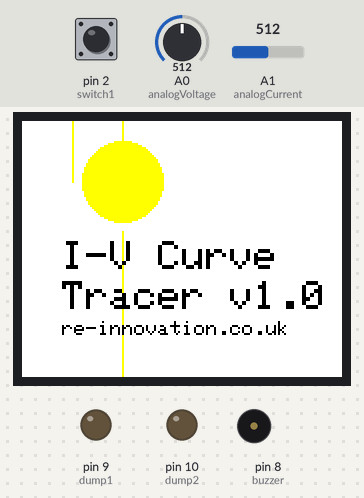
Simulated run of this sketch. Board: Arduino Uno, built with avr-gcc and run on an emulated ATmega328P. On the bench: 160×128 colour display, output pins drawn as LEDs (lit = HIGH), buzzer (waves = sounding, pin HIGH). Inputs (shaded band) come from the test bench; at power-on: pin 2 (switch1) LOW, A1 (analogCurrent) = 512, A0 (analogVoltage) = 512. EEPROM starts erased; what the sketch prints to the serial monitor is not drawn.

Above: at 1.2 s.
1.3 s: pin 2 (switch1) pulled HIGH for 0.15 s
At 1.53 s:
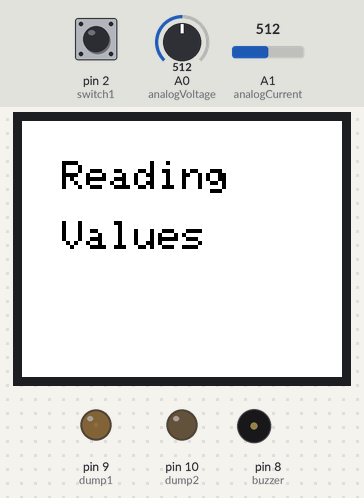
5.0 s: A1 (analogCurrent) set to 650
8.0 s: A0 (analogVoltage) set to 650
At 8.8 s:
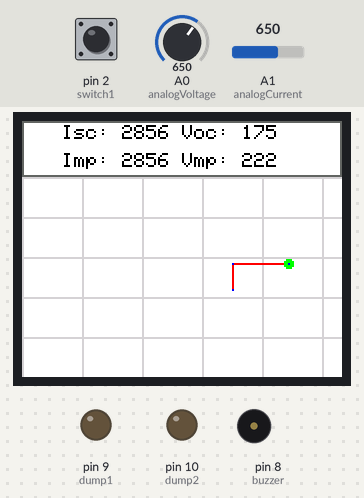
9.9 s: pin 2 (switch1) pulled HIGH for 1 s
At 10.73 s:
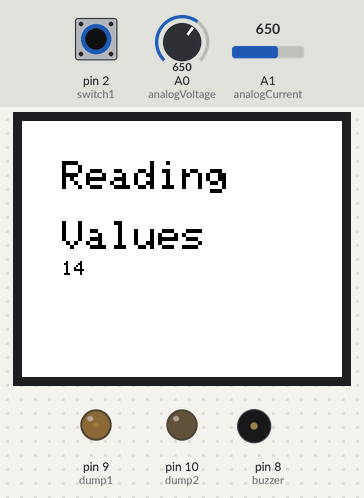
11.5 s: A1 (analogCurrent) set to 630
14.5 s: A0 (analogVoltage) set to 630
At 17.6 s:
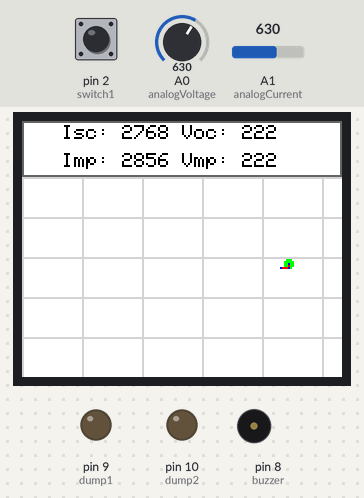
Timing chart, 0 to 18.5 s (numbered marks = the images above; inputs shaded):
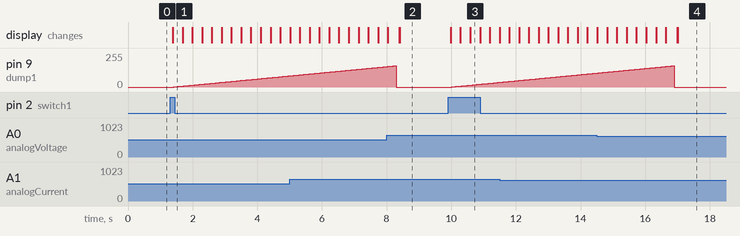

The sketch:

PV_IV_Tracer_v5.ino
```cpp
/*

 Photovoltaic Current-Voltage Tracer (PV I-V Tracer)

 This is the code to produce a solar PV current-voltage curve tracer.
 This is based upon the Pedalog v2 PCB (from www.re-innovation.co.uk). This is based upon the arduino
 but with current and voltage monitoring along with dual MOSFET drivers.

 It displays data using an iTEAD TFT LCD screen
 (Example code: http://www.re-innovation.co.uk/web12/index.php/en/blog-75/269-tft-lcd-display)

 Voltage is read using a potential divider.
 Current is read using an AD211 high side current monitor with a shunt resistor.

 The load are two MOSFETs, which are short circuited and controlled via PWM.

 The connections are as follows:
 Arduino:
 D0        Serial
 D1        Serial
 D2        Switch 1
 D3        TFT  RESET
 D4        Switch 2
 D5        TFT  RS
 D6        TFT  Chip Select (CS)
 D7
 D8        Buzzer output
 D9        MOSFET DUMP 1  (PWM)
 D10       MOSFET DUMP 2  (PWM)
 D11       TFT  SDA  Serial Data
 D12
 D13       TFT  SCLK  Serial Clock

 A0          Voltage input (via 680k/100k potential divider)
 A1          Current input (via AD8211 high side monitor and 0.05 ohm current shunt resistor)
 A2
 A3
 A4
 A5

 Created on 9/10/13
 by Matt Little
 matt@re-innovation.co.uk
 www.re-innovation.co.uk
 This code is open source and public domain.

 Modified:
 9/10/13   Matt Little  Initial code - prove LCD and FET work
 28/10/13  Matt Little  Added code to draw a graph.
 29/10/13  Matt Little  Changed code structure to be a state machine
 29/10/13  Matt Little  Draws IV curve
 29/10/13  Matt Little  Convert data into REAL values
 29/10/13  Matt Little  Added Grid to output
 29/10/13  Matt Little  Added Imp, Vmp and highlight point


 To Do:
 Convert V and I readings into actual values - Use a Vref external?
 Include start-up screen
 Have option of adding additional graphs to overwrite
 Serial output for display/storage
 Have a fill-bar to show data is being taken

 */

#include <TFT.h>  // Arduino LCD library
#include <SPI.h>
#include <EEPROM.h>        // For writing values to the EEPROM
#include <avr/eeprom.h>    // For writing values to EEPROM

// pin definition for the TFT LCD
#define cs   6
#define dc   5
#define rst  3
#define analogCurrent A1  // I read in on A1
#define analogVoltage A0  // V read in on A0
#define fan 4     // Fan control transistor is on pin 4
#define buzzer 8  // Buzzer attached to D8
#define dump1 9   // Analog output pin that the DUMP LOAD 1 is attached to via FET (PWM)
#define dump2 10  // Analog output pin that the DUMP LOAD 2 is attached to via FET (PWM)
#define switch1 2  // An input switch
#define switch2 4  // An input switch

TFT TFTscreen = TFT(cs, dc, rst);

// position of the line on screen
//int xPos = 0;

int TFTscreenX = 160;
int TFTscreenY = 128;

//int i = 0;        // An int to ramp up the FET PWM
//int counter = 0;  //  A counter to slow down the ramp up of the FET PWM

int dataPointCounter = 0;  // This counts through the 255 data points taken

int programState = 0;  // The program works like a state machine. This holds the state.

int buttonState;             // the current reading from the input pin
int lastButtonState = LOW;   // the previous reading from the input pin
int switchReading = LOW;
// the following variables are long's because the time, measured in miliseconds,
// will quickly become a bigger number than can be stored in an int.
long lastDebounceTime = 0;  // the last time the output pin was toggled
long debounceDelay = 50;    // the debounce time; increase if the output flickers

unsigned long voltageSensor = 0;  // Holds the voltage data - used for an average, hence needs to be long
unsigned long currentSensor = 0;  // Holds the current data
unsigned long Voc = 0;  // These hold the important data points
unsigned long Isc = 0;
unsigned long Vmp = 0;
unsigned long Imp = 0;
unsigned long Pmax = 0;  // This is used to calculate the MPP
int dataPmax = 0;  // This stores the EEPROM value where the MPP is stored

unsigned long Vdata1 = 0;  // Thes are used for drawing the IV curve
unsigned long Vdata2 = 0;
unsigned long Idata1 = 0;
unsigned long Idata2 = 0;

// Varibales for writing to EEPROM
int hiByte;      // These are used to store longer variables into EERPRPROM
int loByte;

// char array to print to the screen
char sensorPrintout[6];
// char array to print to the screen
char counterDisplay[6];

void setup(){
  // Set the dump laods as outputs and OFF
  pinMode(dump1, OUTPUT);
  pinMode(dump2, OUTPUT);
  digitalWrite(dump1,LOW);
  digitalWrite(dump2,LOW);

  pinMode(fan, OUTPUT);
  digitalWrite(fan,HIGH);
  pinMode(buzzer, OUTPUT);
  digitalWrite(buzzer,LOW);

  pinMode(switch1,INPUT);
  pinMode(switch2,INPUT);

  // initialize the serial port
  Serial.begin(9600);

  // initialize the display
  TFTscreen.begin();
  // Initialise the LCD with an image and text:
  // clear the screen with a pretty color
  TFTscreen.background(255,255,255);
  TFTscreen.stroke(255,255,0);  // Yellow
  TFTscreen.fill(255,255,0);  // Yellow
  TFTscreen.circle(50,30,20);
  TFTscreen.line(50,5,50,0);
  TFTscreen.line(25,30,25,0);
  TFTscreen.line(50,55,50,128);
  TFTscreen.line(50,30,50,0);
  TFTscreen.line(50,5,50,0);
  TFTscreen.line(50,5,50,0);
  TFTscreen.line(50,5,50,0);
  TFTscreen.line(50,5,50,0);
  TFTscreen.line(50,5,50,0);


  TFTscreen.stroke(0,0,0);  // Black
  TFTscreen.setTextSize(2);
  TFTscreen.text("I-V Curve",20,60);
  TFTscreen.text("Tracer v1.0",20,80);
  TFTscreen.setTextSize(1);
  TFTscreen.stroke(0,0,0);  // Black
  TFTscreen.text("re-innovation.co.uk",20,100);


}

void loop(){

  // This whole program works as a state machine
  // The state is initialised to 0 at switch on
  //
  // See www.re-innovation.co.uk for the full state diagram

  switch(programState)
  {
    case 0:
      // ******** Read Buttons *****************************
      // Check if start button (button 1 ) pressed
      // We need to debounce this input
      // Read the state of the switch:
      switchReading = digitalRead(switch1);
      // If the switch changed, due to noise or pressing:
      if (switchReading != lastButtonState)
      {
        // reset the debouncing timer
        lastDebounceTime = millis();
      }

      if ((millis() - lastDebounceTime) > debounceDelay)
      {
        // whatever the reading is at, it's been there for longer
        // than the debounce delay, so take it as the actual current state:

        // if the button state has changed:
        if (switchReading != buttonState)
        {
          buttonState = switchReading;
          // only toggle the LED if the new button state is HIGH
          if (buttonState == HIGH)
          {
            programState = 1;  // Move to the next state - start IV trace
            Serial.println("State 1");
          }
        }
      }
      // Store the previous state for next time
      lastButtonState = switchReading;
      break;

    case 1:
       Serial.println("State 1");
      // ******* Start of the VI test routine ******
      // First we reset the data point counter
      dataPointCounter = 0;

      //Blank the display
      TFTscreen.background(255,255,255);    // Clear the screen with white
      // Then lets write what we are doing to the screen
      // set the font color to something
      TFTscreen.stroke(0,0,0);
      // set the font size
      TFTscreen.setTextSize(2);
      // write the text to the top left corner of the screen
      TFTscreen.text("Reading",20,20);
      TFTscreen.text("Values",20,50);

      programState = 2;  // Move to the next state
      Serial.println("State 2");
      break;


    case 2:
       // ****** Sample Data *********
       // Reset the voltage and current readings, ready for the next sample
       voltageSensor = 0;
       currentSensor = 0;


       // Here we read in 10 samples of both V and I
       for(int i=0;i<9;i++)
       {
         //Here we take ten V and I samples
         voltageSensor += analogRead(analogVoltage);
         currentSensor += analogRead(analogCurrent);
         delay(1);   // Have a small delay
       }

       // We then take the average of the 10 samples
       voltageSensor = voltageSensor/10;
       currentSensor = currentSensor/10;


       // Convert the values into REAL V and I values using conversion factors
       // A reading of 1023 = 5V
       // Voltage measured by a potential divider 680k and 100k
       // So voltage conversion is (((reading/1024) * 5)/100)*780
       // Lets read in 100's milli volts so multiply by 10
       // Voltage (100's mV) = (reading * 5 * 780 * 10) / (1024*100)
       // Voltage (100's mV) = (reading * 5 * 78) / (1024)
       voltageSensor = (voltageSensor * 390) / 1024; //  This converts the reading into 100's mV reading

       // MAXIMUM CURRENT = 5A - unless Rshunt is changed
       // Current measured by voltage drop over a 0.05ohm sense resistor
       // This is multiplied by 20
       // So ((reading/1024)*5/20)/0.05
       // / by 0.05 is same as mulitply by 20
       // Current = (reading/1024) * 5 *20)/20
       // Current = (reading*5*20)/20*1024  // This is in amps
       // Current = (reading*5*1000*20)/20*1024 // This is in milliamps

       currentSensor = (currentSensor*5000)/1024;

        // We store it into the correct EEPROM space
        // On the ATmega328 there are 1024 EEPROM locations.
        // We are going to take 160 readings to fit the screen
        // Each reading is a long, so takes up 2 x EEPROM spaces
        // Each reading has a value of V and value of I
        // Hence we need 2 x 2 x 160 = 640 EEPROM locations

        // Write the voltage
        EEPROM.write(dataPointCounter, voltageSensor >> 8);    // Do this seperately
        EEPROM.write(dataPointCounter+1, voltageSensor & 0xff);
        // Write the current
        EEPROM.write(dataPointCounter+2, currentSensor >> 8);    // Do this seperately
        EEPROM.write(dataPointCounter+3, currentSensor & 0xff);

       // Then increase to dataPointCounter, up to 255 samples
       dataPointCounter = dataPointCounter+4;


       // Let the user know something is happening
       // Have filled bar 0-100%

       // ********* TO DO ***********************


       // Blank the previous data point with a rectangle
       // set the stroke color to white
       TFTscreen.stroke(255,255,255);
       // set the fill color to white
       TFTscreen.fill(255,255,255);
       TFTscreen.rect(19, 69, 100, 89);

       // convert the reading to a char array
       String(dataPointCounter/4).toCharArray(counterDisplay, 4);
       // set the font size
       TFTscreen.setTextSize(1);
       // Write the new number
       // set the stroke color to black
       TFTscreen.stroke(0,0,0);
       TFTscreen.text(counterDisplay,20,70);

       //*******Change the current point*************
       // At the moment this runs from 0 to 160 (0-160/255%)
       // This might need changing
       // Increase the PWM to the FET to increase the current
       analogWrite(dump1, dataPointCounter/4);    // This outputs the correct PWM
       delay(10);  // Wait for it to settle a bit

       // Check to see if we are done doing readings:
       if(dataPointCounter>=640)
       {
         analogWrite(dump1, 0);    // Set load to 0
         programState = 3;  // finished drawing a set of data
         Serial.println("State 3");
       }
       break;

    case 3:
      Serial.println("State 3");
      // ***********Analyse the data*************
      // We want to go through the data to find the max V and max I
      // We need the Voc, Isc, Vmp and Imp

      // First reset the variables we are going to use:
      Pmax = 0;
      dataPmax = 0;

      // To do this we need to run through the EEPROM stored values
      for(int displayCounter=0;displayCounter<160;displayCounter++)
      {
        hiByte = EEPROM.read(displayCounter*4);
        loByte = EEPROM.read((displayCounter*4)+1);
        voltageSensor = (hiByte << 8)+loByte;
        hiByte = EEPROM.read((displayCounter*4)+2);
        loByte = EEPROM.read((displayCounter*4)+3);
        currentSensor = (hiByte << 8)+loByte;
        // Voc will be when current = 0 (reading 0)
        // Isc will be when voltage = 0 (or near there) (reading 160)
        if(displayCounter == 0)
        {
          Voc = voltageSensor;
          Serial.print("Voc is: ");
          Serial.println(Voc);
        }
        if(displayCounter == 159)
        {
          Isc = currentSensor;
          Serial.print("Isc is: ");
          Serial.println(Isc);
        }
        // Find the maximum power points
        // Do this by multiplying V and I and seeing how big that number is
        if(voltageSensor*currentSensor>Pmax)
        {
          Pmax = voltageSensor*currentSensor;
          Imp = currentSensor;
          Vmp = voltageSensor;
          dataPmax = displayCounter;  // Store the data point for highlighing within the display
        }
      }

      programState = 4;
      break;


    case 4:
      Serial.println("State 4");
      // ********* DRAW the DATA ****************
     // Scaling of the data totally depends upon the analysis
     // Might want to keep the previous graph shown for scale?

     TFTscreen.background(255,255,255);    // Clear the screen with white

     // The display is 160 pixels wide and 64 pixels high
     // We build the graph by drawing a line from V/I point 1 to V/I point 2
     // These will have to be scaled to fit within the TFT screen

     // Our maximum X is 160
     // Our maximum Y is 128

     // One way to do it:
     // We need to scale the data so that max X fits with max V
     // We need to scale the data so that max Y fits with max I
     // Voc = max V, Isc = max I
     // So scaling factors are:
     // For Voltage:  data x (size of screen Y / Voc)
     // For Current:  data x ( size of sceen X / Isc)

      // Or we could just add a grid and always keep the same sacle - this will allow easy comparison
      // Grid of 1A steps up the side and 5V steps along the bottom
      // Here we add the grid:
      // Draw the lines in light grey
      TFTscreen.stroke(210,210,210);
      // Draw the voltage lines
      for(int i = 0; i<=5; i++)
      {
        // We will draw 5 current lines, each = 1A, each 20px apart
        TFTscreen.line((i*30),0,(i*30),TFTscreenY);
      }
      // Draw the current lines
      for(int i = 0; i<=5; i++)
      {
        // We will draw 5 voltage lines, each = 5V, each 30px apart
        TFTscreen.line(0,(TFTscreenY-(i*20)),TFTscreenX,(TFTscreenY-(i*20)));
      }


      // So we read out each part of the data and display it here
      // We only go to data point 158, as we read two points in each time.
      for(int displayCounter=0;displayCounter<=158;displayCounter++)
      {
         // Read in the Voltage points
        hiByte = EEPROM.read(displayCounter*4);
        loByte = EEPROM.read((displayCounter*4)+1);
        Vdata1 = (hiByte << 8)+loByte;
        hiByte = EEPROM.read((displayCounter*4)+4);
        loByte = EEPROM.read((displayCounter*4)+5);
        Vdata2 = (hiByte << 8)+loByte;

        hiByte = EEPROM.read((displayCounter*4)+2);
        loByte = EEPROM.read((displayCounter*4)+3);
        Idata1 = (hiByte << 8)+loByte;
        hiByte = EEPROM.read((displayCounter*4)+6);
        loByte = EEPROM.read((displayCounter*4)+7);
        Idata2 = (hiByte << 8)+loByte;


//        // This is the OLD Method
//        // Convert those data points to fit within the screen
//        // We use a 20% factor to ensure that the data fits onto the screen
//        Vdata1 = (Vdata1*TFTscreenY)/(Voc*1.2);
//        Vdata2 = (Vdata2*TFTscreenY)/(Voc*1.2);
//        Idata1 = TFTscreenX - (Idata1*TFTscreenX )/(Isc*1.2);
//        Idata2 = TFTscreenX  - (Idata2*TFTscreenX)/(Isc*1.2);

        // We actually want to scale so that:
        // 25V = 150px
        // 5A = 100px
        Vdata1 = (Vdata1*150)/(250);  // Reading is in 100's of mV
        Vdata2 = (Vdata2*150)/(250);
        Idata1 = TFTscreenY - (Idata1*1)/(50);  // Reading is in mA.
        Idata2 = TFTscreenY - (Idata2*1)/(50);

        // Draw the lines in RED
        TFTscreen.stroke(255,0,0);
        TFTscreen.line(Vdata1,Idata1,Vdata2,Idata2);
        // Draw the data points in BLUE
        TFTscreen.stroke(0,0,255);
        TFTscreen.point(Vdata1,Idata1);

        // Also want to mark the MPP with a bigger dot?
        if(displayCounter==dataPmax)
        {
          // Draw a small circle in green
          TFTscreen.stroke(0,255,0);
          TFTscreen.fill(0,255,0);
          TFTscreen.circle(Vdata1,Idata1,2);
        }
      }
      programState = 5;
      Serial.println("State = 5");

    break;
    case 5:
       // Add on the important text data to the graph:

       // Blank the grid behind it
       // set the stroke color to grey
       TFTscreen.stroke(100,100,100);
       // set the fill color to white
       TFTscreen.fill(255,255,255);
       TFTscreen.rect(0, 0, TFTscreenX, 28);

       // set the stroke color to black
       TFTscreen.stroke(0,0,0);

       String(Isc).toCharArray(sensorPrintout, 5);       // convert the reading to a char array
       // Write the Isc
       TFTscreen.text("Isc:",20,2);
       TFTscreen.text(sensorPrintout,50,2);

       String(Voc).toCharArray(sensorPrintout, 5);       // convert the reading to a char array
       // Write the Voc
       TFTscreen.text("Voc:",80,2);
       TFTscreen.text(sensorPrintout,110,2);

       String(Imp).toCharArray(sensorPrintout, 5);       // convert the reading to a char array
       // Write the Imp
       TFTscreen.text("Imp:",20,16);
       TFTscreen.text(sensorPrintout,50,16);

       String(Vmp).toCharArray(sensorPrintout, 5);       // convert the reading to a char array
       // Write the Vmp
       TFTscreen.text("Vmp:",80,16);
       TFTscreen.text(sensorPrintout,110,16);

      programState = 0;
      Serial.println("State = 0");
    break;

    default:
      // This is an error state - just in case problem with state machine
      Serial.println("Error - Should no be in this state");
    break;

  }
  delay(5);  // SLOW it down
}
```

Measured:
- after the input at 1.3 s, pin 9 (dump1): moves from 0/255 to 83/255 over 3.5 s, starting after 0.12 s; the display: changes after 0.09 s (image 1)
- after the input at 9.9 s, pin 9 (dump1): moves from 0/255 to 35/255 over 1.5 s, starting after 0.12 s; the display: first changes after 0.08 s (image 3 shows a later state)
